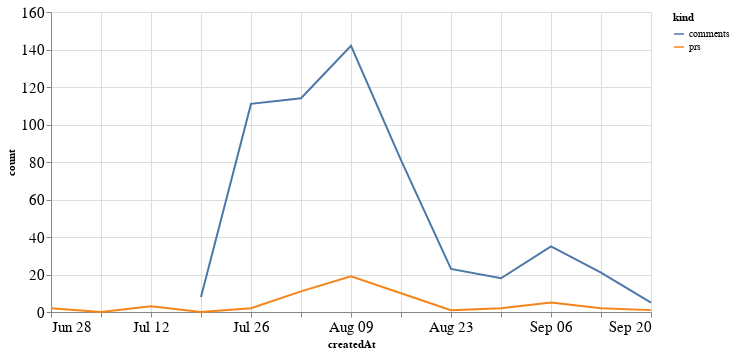

Source (notebook cell):
### Code cell
alt.Chart(total_time, width=600).mark_line().encode(
    x='createdAt',
    y='count',
    color='kind'
)

### Figure 1 — Vega-Lite specification as saved in the notebook (floating-point values rounded to 4 significant figures)
{"config": {"axisLeft": {"labelFontSize": 15}, "axisBottom": {"labelFontSize": 15}}, "data": {"name": "data-84e4191f6257f377b8eb6e8011d7247e"}, "mark": "line", "encoding": {"color": {"type": "nominal", "field": "kind"}, "x": {"type": "temporal", "field": "createdAt"}, "y": {"type": "quantitative", "field": "count"}}, "width": 600, "$schema": "https://vega.github.io/schema/vega-lite/v4.8.1.json", "datasets": {"data-84e4191f6257f377b8eb6e8011d7247e": [{"createdAt": "2020-06-28T00:00:00", "kind": "prs", "count": 2.0}, {"createdAt": "2020-07-05T00:00:00", "kind": "prs", "count": 0.0}, {"createdAt": "2020-07-12T00:00:00", "kind": "prs", "count": 3.0}, {"createdAt": "2020-07-19T00:00:00", "kind": "prs", "count": 0.0}, {"createdAt": "2020-07-26T00:00:00", "kind": "prs", "count": 2.0}, {"createdAt": "2020-08-02T00:00:00", "kind": "prs", "count": 11.0}, {"createdAt": "2020-08-09T00:00:00", "kind": "prs", "count": 19.0}, {"createdAt": "2020-08-16T00:00:00", "kind": "prs", "count": 10.0}, {"createdAt": "2020-08-23T00:00:00", "kind": "prs", "count": 1.0}, {"createdAt": "2020-08-30T00:00:00", "kind": "prs", "count": 2.0}, {"createdAt": "2020-09-06T00:00:00", "kind": "prs", "count": 5.0}, {"createdAt": "2020-09-13T00:00:00", "kind": "prs", "count": 2.0}, {"createdAt": "2020-09-20T00:00:00", "kind": "prs", "count": 1.0}, {"createdAt": "2020-06-28T00:00:00", "kind": "comments", "count": null}, {"createdAt": "2020-07-05T00:00:00", "kind": "comments", "count": null}, {"createdAt": "2020-07-12T00:00:00", "kind": "comments", "count": null}, {"createdAt": "2020-07-19T00:00:00", "kind": "comments", "count": 8.0}, {"createdAt": "2020-07-26T00:00:00", "kind": "comments", "count": 111.0}, {"createdAt": "2020-08-02T00:00:00", "kind": "comments", "count": 114.0}, {"createdAt": "2020-08-09T00:00:00", "kind": "comments", "count": 142.0}, {"createdAt": "2020-08-16T00:00:00", "kind": "comments", "count": 81.0}, {"createdAt": "2020-08-23T00:00:00", "kind": "comments", "count": 23.0}, {"createdAt": "2020-08-30T00:00:00", "kind": "comments", "count": 18.0}, {"createdAt": "2020-09-06T00:00:00", "kind": "comments", "count": 35.0}, {"createdAt": "2020-09-13T00:00:00", "kind": "comments", "count": 21.0}, {"createdAt": "2020-09-20T00:00:00", "kind": "comments", "count": 5.0}]}}
